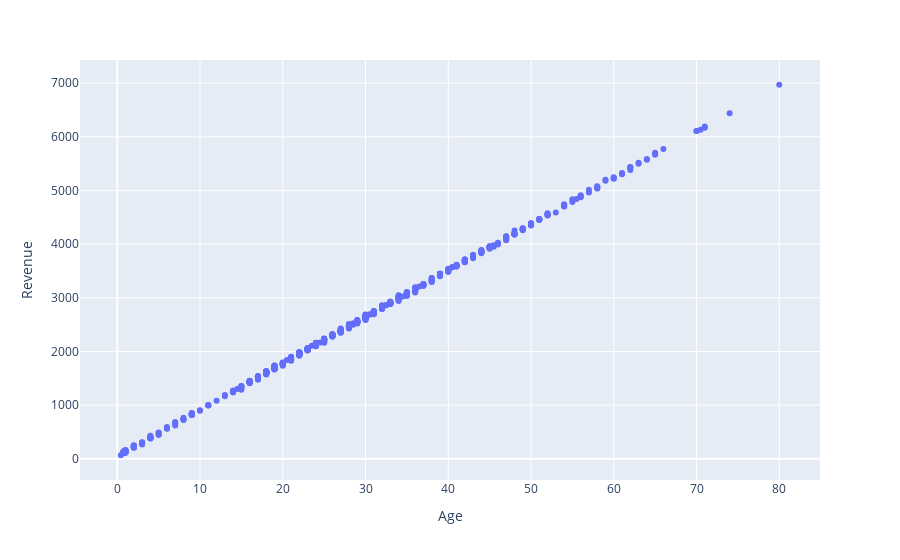

Here is the notebook cell this chart was saved with:
### Code cell
px.scatter(base_union_ft, x='Age', y='Revenue')

### Figure 1 — Plotly figure (JSON) as saved in the notebook; plotly's stock layout.template omitted (floating-point values rounded to 4 significant figures; data arrays with more than 128 entries replaced by an {"elided": "..."} marker saying what was removed)
{"data": [{"hovertemplate": "Age=%{x}<br>Revenue=%{y}<extra></extra>", "legendgroup": "", "marker": {"color": "#636efa", "symbol": "circle"}, "mode": "markers", "name": "", "orientation": "v", "showlegend": false, "type": "scatter", "x": {"elided": "891 float values"}, "xaxis": "x", "y": {"elided": "891 float values"}, "yaxis": "y"}], "layout": {"legend": {"tracegroupgap": 0}, "margin": {"t": 60}, "xaxis": {"anchor": "y", "domain": [0, 1], "title": {"text": "Age"}}, "yaxis": {"anchor": "x", "domain": [0, 1], "title": {"text": "Revenue"}}}}
